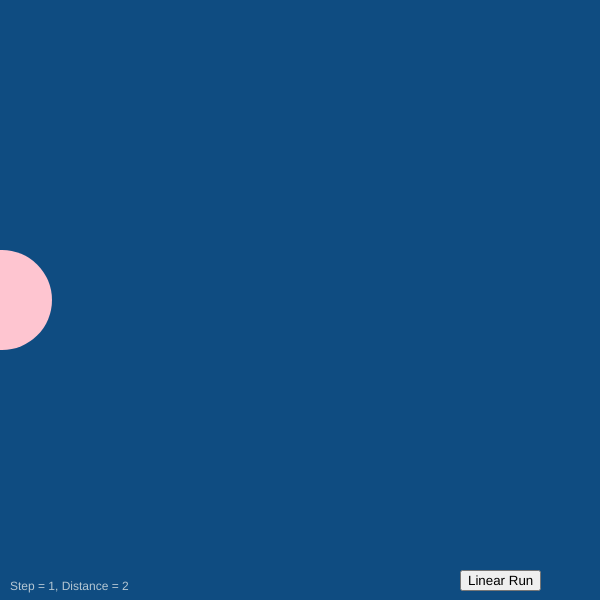
Frame 1 (no input)
Frame 60 (no input): identical to frame 1, image omitted
Frame 120 (the mouse pressed at the canvas centre since frame 60): identical to frame 1, image omitted

The p5.js sketch that drew this single still picture (run headless with seeded random() and noise() and a simulated clock; from frame 60 on, the mouse is pressed at the canvas centre):

// p5.js sketch
// ── sketch.js
var step = 1;
let button;
//This line creates a new variable named "step" and says that it
//should have a value of 1 at the very beginning of the program.

function setup() {
  createCanvas(600, 600);
  button = createButton('Linear Run');
  button.position(460, 570);
  button.mousePressed(growButton);
  
}

function draw() {
  background(color('#0F4C81'));
  x = 2* step;
  fill(color('#B5C7D3'));
  // text("Click anywhere in this window.", 10, 20);
  text("Step = " + step + ", Distance = " + x, 10, 590);
  fill(color('#FEC5D0'));
  noStroke();
  // ellipse(300, 300, x, x);
  ellipse(x, 300, 100, 100);
  //In p5, this is how you write text on the screen.  Notice that
  //the variables (they're named "step" and "x") are outside of
  //the quotes, but everything else is inside of the quotes.
}

function growButton() {
  step = step + 1;
  //Each time you click on the screen, the variable named "step"
  //grows by 1.  Then, the "draw" function makes a new circle
  //with a bigger diameter.
}
